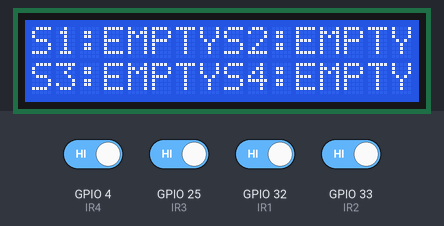
This sketch was run on a simulated ESP32. Shown: 16×2 character LCD. The test bench sets the inputs (shaded band); at power-on: GPIO 4 (IR4), GPIO 25 (IR3), GPIO 32 (IR1), GPIO 33 (IR2) HIGH. WiFi joins after 1.5 s; servers stay silent unless stated; uploads are accepted with an empty reply; what the sketch prints to the serial monitor is not drawn.

Above: at 4.7 s.
4.8 s: GPIO 4 (IR4) driven LOW
At 5.3 s:
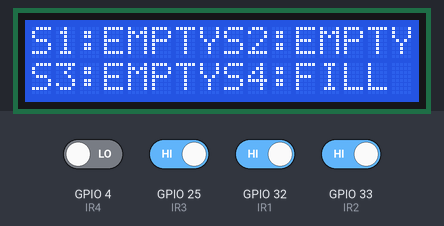
6.3 s: GPIO 25 (IR3) driven LOW
At 7.4 s:
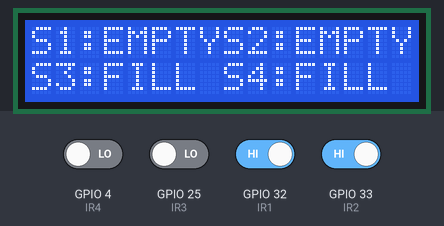
7.8 s: GPIO 32 (IR1) driven LOW
At 9.0 s:
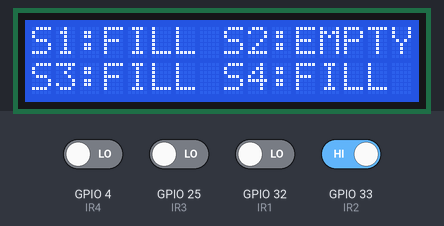
9.3 s: GPIO 33 (IR2) driven LOW
At 10.0 s:
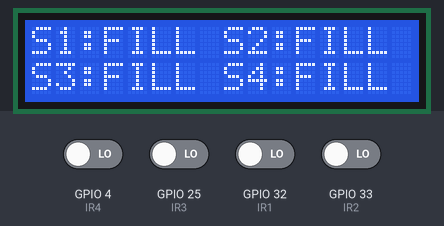
10.8 s: GPIO 4 (IR4) driven HIGH
At 11.9 s:
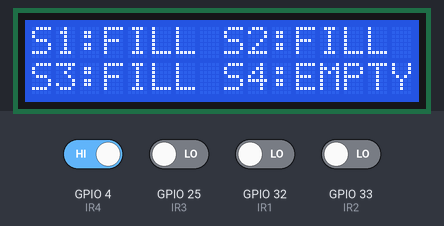
12.3 s: GPIO 25 (IR3) driven HIGH
At 12.7 s:
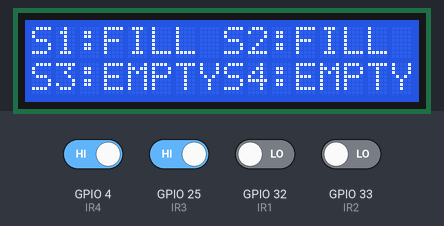
Timing chart, 0 to 14.9 s (numbered marks = the images above; inputs shaded):
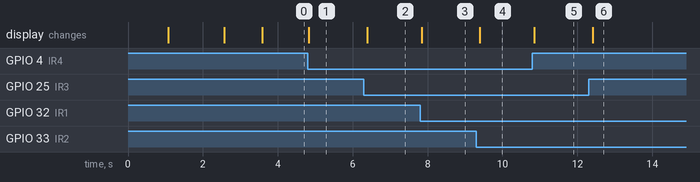

The sketch:

parking_lot_esp32.ino
```cpp
// #include <WiFi.h>
// #include <HTTPClient.h>
// #include <LiquidCrystal.h>

// // Thông tin WiFi
// #define WIFI_SSID "NHISM_3104"
// #define WIFI_PASSWORD "cocaicoincard"

// // ================= FIREBASE =================
// const String DATABASE_URL = "https://parking-e55c4-default-rtdb.asia-southeast1.firebasedatabase.app/";


// // ============ LCD PINS (4-bit mode) ============
// LiquidCrystal lcd(26, 27, 14, 12, 13, 15);

// // ============ IR SENSOR PINS ============
// #define IR1 32
// #define IR2 33
// #define IR3 25
// #define IR4 4

// void setup() {
//   Serial.begin(115200);
//   delay(700);
//   lcd.begin(16, 2);   // Khởi tạo LCD 16x2

//   lcd.command(0x33);
//   lcd.command(0x32);
//   lcd.command(0x28);
//   lcd.command(0x0C);
//   lcd.command(0x06);

//   lcd.clear();
//   lcd.print("ESP32 Starting");
//   delay(1000);

//   // Khai báo input
//   pinMode(IR1, INPUT);
//   pinMode(IR2, INPUT);
//   pinMode(IR3, INPUT);
//   pinMode(IR4, INPUT);

//   // Kết nối WiFi
//   WiFi.begin(WIFI_SSID, WIFI_PASSWORD);
//   Serial.print("Connecting to WiFi");
//   lcd.clear();
//   lcd.print("WiFi Connecting");

//   int retry = 0;
//   while (WiFi.status() != WL_CONNECTED && retry < 30) {
//     delay(500);
//     Serial.print(".");
//     retry++;
//   }

//   lcd.clear();
//   if (WiFi.status() == WL_CONNECTED) {
//     lcd.print("WiFi Connected");
//     Serial.println("\n✅ WiFi Connected!");
//   } else {
//     lcd.print("WiFi Failed");
//     Serial.println("\n❌ WiFi Connection Failed!");
//   }

//   delay(1000);
//   lcd.clear();
// }

// void loop() {
//   // Đọc cảm biến
//   int s1 = digitalRead(IR1);
//   int s2 = digitalRead(IR2);
//   int s3 = digitalRead(IR3);
//   int s4 = digitalRead(IR4);

//   // Debug ra Serial
//   Serial.printf("S1=%d | S2=%d | S3=%d | S4=%d\n", s1, s2, s3, s4);

//   // Hiển thị LCD
//   lcd.setCursor(0, 0);
//   lcd.print("S1:");
//   lcd.print(s1 == 0 ? "FILL " : "EMPTY");
//   lcd.setCursor(8, 0);
//   lcd.print("S2:");
//   lcd.print(s2 == 0 ? "FILL " : "EMPTY");

//   lcd.setCursor(0, 1);
//   lcd.print("S3:");
//   lcd.print(s3 == 0 ? "FILL " : "EMPTY");
//   lcd.setCursor(8, 1);
//   lcd.print("S4:");
//   lcd.print(s4 == 0 ? "FILL " : "EMPTY");

//   // Gửi dữ liệu lên Firebase
//   if (WiFi.status() == WL_CONNECTED) {
//     HTTPClient http;
//     String url = DATABASE_URL + "/sensors.json";

//     String jsonData = "{";
//     jsonData += "\"sensor1\":" + String(!s1) + ",";
//     jsonData += "\"sensor2\":" + String(!s2) + ",";
//     jsonData += "\"sensor3\":" + String(!s3) + ",";
//     jsonData += "\"sensor4\":" + String(!s4);
//     jsonData += "}";

//     http.begin(url);
//     http.addHeader("Content-Type", "application/json");
//     int httpResponseCode = http.PATCH(jsonData);

//     if (httpResponseCode > 0) {
//       Serial.printf("✅ Firebase update OK (%d)\n", httpResponseCode);
//     } else {
//       Serial.printf("❌ Firebase Error: %s\n", http.errorToString(httpResponseCode).c_str());
//     }
//     http.end(); // đóng kết nối để tránh treo
//   } else {
//     Serial.println("⚠️ WiFi Disconnected, skipping send");
//   }

//   delay(2000); // Gửi mỗi 2 giây
// }


#include <WiFi.h>
#include <HTTPClient.h>
#include <LiquidCrystal.h>

// ================= WIFI =================
#define WIFI_SSID "NHISM_3104"
#define WIFI_PASSWORD "cocaicoincard"

// ================= FIREBASE =================
const String DATABASE_URL = "https://parking-e55c4-default-rtdb.asia-southeast1.firebasedatabase.app/";

// ================= LCD (RS, EN, D4, D5, D6, D7) =================
LiquidCrystal lcd(26, 27, 14, 12, 13, 15);

// ================= IR SENSOR PINS =================
#define IR1 32
#define IR2 33
#define IR3 25
#define IR4 4

// ================= UART PINS (Gửi sang PIC) =================
#define RX2_PIN 16  // ESP32 RX2
#define TX2_PIN 17  // ESP32 TX2
HardwareSerial SerialPIC(2);

// ================= STATE TRACKING =================
int lastS1 = -1, lastS2 = -1, lastS3 = -1, lastS4 = -1;
unsigned long lastSendTime = 0;
const unsigned long MIN_INTERVAL = 500; // ms

void setup() {
  Serial.begin(115200);
  SerialPIC.begin(9600, SERIAL_8N1, RX2_PIN, TX2_PIN);

  lcd.begin(16, 2);
  lcd.clear();
  lcd.print("ESP32 Starting");
  delay(1000);

  pinMode(IR1, INPUT);
  pinMode(IR2, INPUT);
  pinMode(IR3, INPUT);
  pinMode(IR4, INPUT);

  // ----- Kết nối WiFi -----
  WiFi.begin(WIFI_SSID, WIFI_PASSWORD);
  Serial.print("Connecting to WiFi");
  lcd.clear();
  lcd.print("WiFi Connecting");

  int retry = 0;
  while (WiFi.status() != WL_CONNECTED && retry < 30) {
    delay(500);
    Serial.print(".");
    retry++;
  }

  lcd.clear();
  if (WiFi.status() == WL_CONNECTED) {
    lcd.print("WiFi Connected");
    Serial.println("\n✅ WiFi Connected!");
  } else {
    lcd.print("WiFi Failed");
    Serial.println("\n❌ WiFi Connection Failed!");
  }

  delay(1000);
  lcd.clear();
}

void loop() {
  // ----- Đọc cảm biến -----
  int s1 = digitalRead(IR1);
  int s2 = digitalRead(IR2);
  int s3 = digitalRead(IR3);
  int s4 = digitalRead(IR4);

  // ----- Hiển thị LCD -----
  lcd.setCursor(0, 0);
  lcd.print("S1:");
  lcd.print(s1 == 0 ? "FILL " : "EMPTY");
  lcd.setCursor(8, 0);
  lcd.print("S2:");
  lcd.print(s2 == 0 ? "FILL " : "EMPTY");

  lcd.setCursor(0, 1);
  lcd.print("S3:");
  lcd.print(s3 == 0 ? "FILL " : "EMPTY");
  lcd.setCursor(8, 1);
  lcd.print("S4:");
  lcd.print(s4 == 0 ? "FILL " : "EMPTY");

  // ----- Kiểm tra thay đổi -----
  bool changed = (s1 != lastS1) || (s2 != lastS2) || (s3 != lastS3) || (s4 != lastS4);

  if (changed && millis() - lastSendTime > MIN_INTERVAL) {
    Serial.printf("S1=%d | S2=%d | S3=%d | S4=%d\n", !s1, !s2, !s3, !s4);

    // ====== Gửi qua UART cho PIC ======
    String uartData = String(!s1) + "," + String(!s2) + "," + String(!s3) + "," + String(!s4) + "\n";
    SerialPIC.print(uartData);
    Serial.print("UART Sent to PIC -> ");
    Serial.println(uartData);

    // ====== Gửi lên Firebase ======
    if (WiFi.status() == WL_CONNECTED) {
      HTTPClient http;
      String url = DATABASE_URL + "/sensors.json";

      String jsonData = "{";
      jsonData += "\"sensor1\":" + String(!s1) + ",";
      jsonData += "\"sensor2\":" + String(!s2) + ",";
      jsonData += "\"sensor3\":" + String(!s3) + ",";
      jsonData += "\"sensor4\":" + String(!s4);
      jsonData += "}";

      http.begin(url);
      http.addHeader("Content-Type", "application/json");
      int httpResponseCode = http.PATCH(jsonData);

      if (httpResponseCode > 0) {
        Serial.printf("✅ Firebase update OK (%d)\n", httpResponseCode);
      } else {
        Serial.printf("❌ Firebase Error: %s\n", http.errorToString(httpResponseCode).c_str());
      }
      http.end();
    } else {
      Serial.println("⚠️ WiFi Disconnected, skipping Firebase");
    }

    // ----- Lưu lại trạng thái -----
    lastS1 = s1;
    lastS2 = s2;
    lastS3 = s3;
    lastS4 = s4;
    lastSendTime = millis();
  }

  delay(100); // đọc cảm biến mỗi 100ms
}
```

Measured:
- after the input at 4.8 s, the display: changes at once (image 1)
- after the input at 6.3 s, the display: changes after 0.09 s (image 2)
- after the input at 7.8 s, the display: changes at once (image 3)
- after the input at 9.3 s, the display: changes after 0.10 s (image 4)
- after the input at 10.8 s, the display: changes after 0.05 s (image 5)
- after the input at 12.3 s, the display: changes after 0.11 s (image 6)
